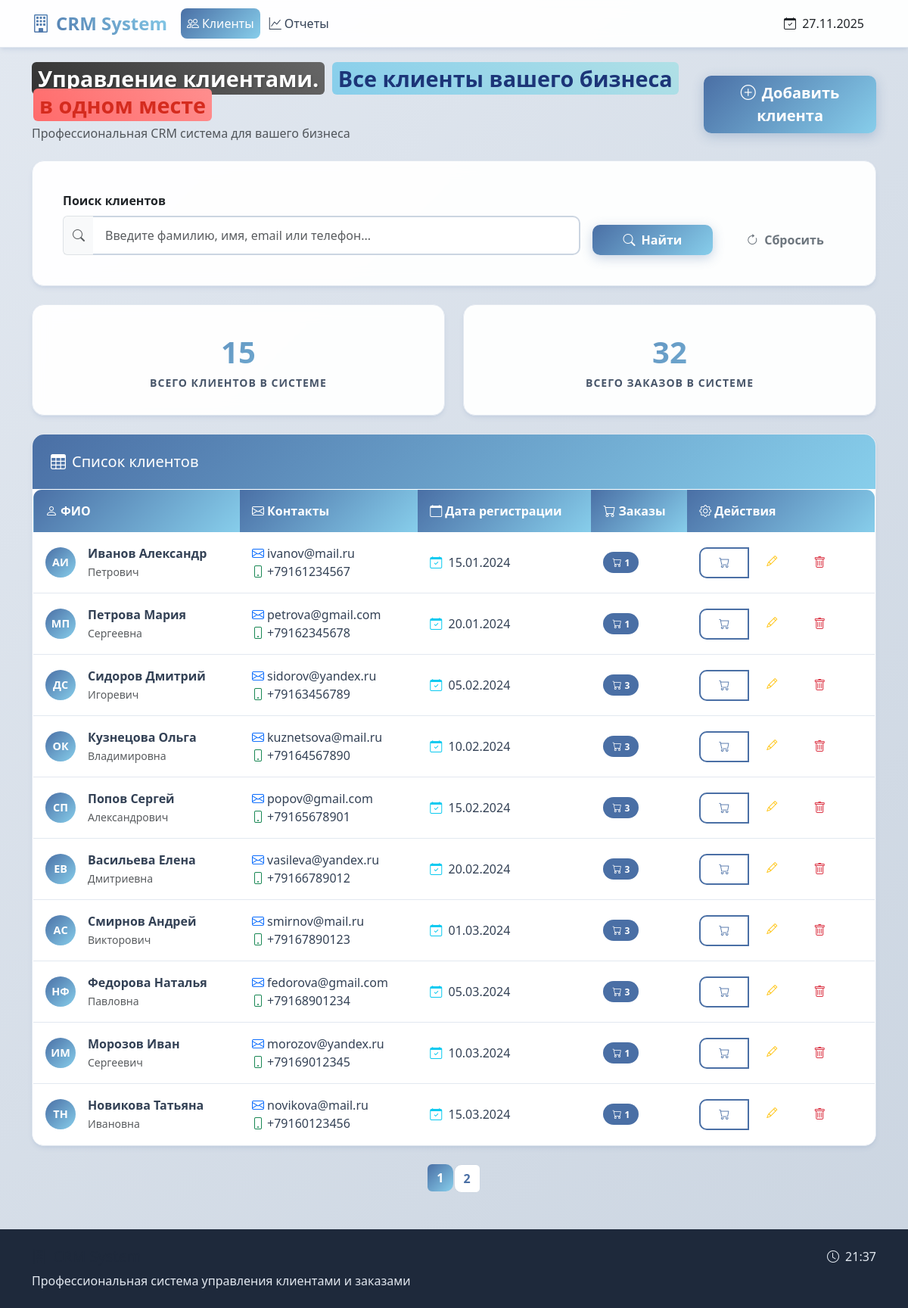
The page / on the database its author committed.
### models.py (models this page shows)
class Customer(db.Model):
    id = db.Column(db.Integer, primary_key=True)
    last_name = db.Column(db.String(100), nullable=False)
    first_name = db.Column(db.String(100), nullable=False)
    middle_name = db.Column(db.String(100))
    email = db.Column(db.String(100))
    phone = db.Column(db.String(20))
    registration_date = db.Column(db.Date, nullable=False, default=datetime.utcnow)
    notes = db.Column(db.Text)
    orders = db.relationship('Order', backref='customer', lazy=True, cascade='all, delete-orphan')

### app.py (the view)
@app.route('/')
def index():
    search_query = request.args.get('search', '')
    page = request.args.get('page', 1, type=int)
    if search_query:
        customers = Customer.query.filter(
            db.or_(
                Customer.last_name.ilike(f'%{search_query}%'),
                Customer.first_name.ilike(f'%{search_query}%'),
                Customer.email.ilike(f'%{search_query}%'),
                Customer.phone.ilike(f'%{search_query}%')
            )
        ).paginate(page=page, per_page=10, error_out=False)
    else:
        customers = Customer.query.paginate(page=page, per_page=10, error_out=False)
    total_customers = Customer.query.count()
    total_orders = Order.query.count()
    return render_template('customers.html',
                         customers=customers,
                         search_query=search_query,
                         total_customers=total_customers,
                         total_orders=total_orders)

### app.py (called while the page is built)
@app.context_processor
def inject_now():
    return {'now': datetime.now()}

### templates/customers.html (shortened to what this page needs)
{% extends "base.html" %}
{% block content %}
<div class="row mb-4">
    <div class="col-12">
        <div class="d-flex justify-content-between align-items-center">
            <div>
                <h1 class="h3 mb-2">
                    <span class="russian-flag-text">
                        <span class="flag-white">Управление клиентами.</span>
                        <span class="flag-blue"> Все клиенты вашего бизнеса</span>
                        <span class="flag-red"> в одном месте</span>
                    </span>
                </h1>
                <p class="text-muted mb-0">Профессиональная CRM система для вашего бизнеса</p>
            </div>
            <a href="{{ url_for('new_customer') }}" class="btn btn-primary btn-lg">
                <i class="bi bi-plus-circle me-2"></i>Добавить клиента
            </a>
        </div>
    </div>
</div>
<div class="card search-box mb-4">
    <div class="card-body">
        <form method="get" class="row g-3 align-items-end">
            <div class="col-md-8">
                <label class="form-label fw-bold">Поиск клиентов</label>
                <div class="input-group">
                    <span class="input-group-text bg-light border-end-0">
                        <i class="bi bi-search text-muted"></i>
                    </span>
                    <input type="text" name="search" class="form-control border-start-0"
                           placeholder="Введите фамилию, имя, email или телефон..."
                           value="{{ search_query }}">
                </div>
            </div>
            <div class="col-md-2">
                <button type="submit" class="btn btn-primary w-100">
                    <i class="bi bi-search me-2"></i>Найти
                </button>
            </div>
            <div class="col-md-2">
                <a href="{{ url_for('index') }}" class="btn btn-outline-secondary w-100">
                    <i class="bi bi-arrow-clockwise me-2"></i>Сбросить
                </a>
            </div>
        </form>
    </div>
</div>
<div class="row mb-4">
    <div class="col-md-6">
        <div class="stat-card">
            <div class="stat-number">{{ total_customers }}</div>
            <div class="stat-label">Всего клиентов в системе</div>
        </div>
    </div>
    <div class="col-md-6">
        <div class="stat-card">
            <div class="stat-number">{{ total_orders }}</div>
            <div class="stat-label">Всего заказов в системе</div>
        </div>
    </div>
</div>
<div class="card">
    <div class="card-header">
        <h5 class="card-title mb-0">
            <i class="bi bi-table me-2"></i>Список клиентов
        </h5>
    </div>
    <div class="card-body p-0">
        <div class="table-responsive">
            <table class="table table-hover mb-0">
                <thead>
                    <tr>
                        <th><i class="bi bi-person me-1"></i>ФИО</th>
                        <th><i class="bi bi-envelope me-1"></i>Контакты</th>
                        <th><i class="bi bi-calendar me-1"></i>Дата регистрации</th>
                        <th><i class="bi bi-cart me-1"></i>Заказы</th>
                        <th><i class="bi bi-gear me-1"></i>Действия</th>
                    </tr>
                </thead>
                <tbody>
                    {% if customers and customers.items %}
                        {% for customer in customers.items %}
                        <tr>
                            <td>
                                <div class="d-flex align-items-center">
                                    <div class="avatar bg-primary text-white rounded-circle d-flex align-items-center justify-content-center me-3"
                                         style="width: 40px; height: 40px; font-size: 0.9rem;">
                                        {{ customer.first_name[0] }}{{ customer.last_name[0] }}
                                    </div>
                                    <div>
                                        <strong>{{ customer.last_name }} {{ customer.first_name }}</strong>
                                        {% if customer.middle_name %}
                                        <br><small class="text-muted">{{ customer.middle_name }}</small>
                                        {% endif %}
                                    </div>
                                </div>
                            </td>
                            <td>
                                {% if customer.email %}
                                <div><i class="bi bi-envelope me-1 text-primary"></i>{{ customer.email }}</div>
                                {% endif %}
                                {% if customer.phone %}
                                <div><i class="bi bi-phone me-1 text-success"></i>{{ customer.phone }}</div>
                                {% endif %}
                            </td>
                            <td>
                                <i class="bi bi-calendar-check me-1 text-info"></i>
                                {{ customer.registration_date.strftime('%d.%m.%Y') }}
                            </td>
                            <td>
                                <span class="badge bg-primary rounded-pill">
                                    <i class="bi bi-cart me-1"></i>{{ customer.orders|length }}
                                </span>
                            </td>
                            <td>
                                <div class="btn-group btn-group-sm">
                                    <a href="{{ url_for('customer_orders', customer_id=customer.id) }}"
                                       class="btn btn-outline-primary"
                                       data-bs-toggle="tooltip" title="Заказы">
                                        <i class="bi bi-cart"></i>
                                    </a>
                                    <a href="{{ url_for('edit_customer', customer_id=customer.id) }}"
                                       class="btn btn-outline-warning"
                                       data-bs-toggle="tooltip" title="Редактировать">
                                        <i class="bi bi-pencil"></i>
                                    </a>
                                    <form method="post" action="{{ url_for('delete_customer', customer_id=customer.id) }}"
                                          class="d-inline">
                                        <button type="submit"
                                                class="btn btn-outline-danger"
                                                data-bs-toggle="tooltip"
                                                title="Удалить"
                                                onclick="return confirm('Вы уверены, что хотите удалить клиента?')">
                                            <i class="bi bi-trash"></i>
                                        </button>
                                    </form>
                                </div>
                            </td>
                        </tr>
                        {% endfor %}
                    {% endif %}
                </tbody>
            </table>
        </div>
    </div>
</div>
{% if customers and customers.pages > 1 %}
<nav class="mt-4">
    <ul class="pagination justify-content-center">
        {% for page_num in customers.iter_pages() %}
            {% if page_num %}
                <li class="page-item {% if page_num == customers.page %}active{% endif %}">
                    <a class="page-link" href="{{ url_for('index', page=page_num, search=search_query) }}">
                        {{ page_num }}
                    </a>
                </li>
            {% else %}
                <li class="page-item disabled"><span class="page-link">...</span></li>
            {% endif %}
        {% endfor %}
    </ul>
</nav>
{% endif %}
{% endblock %}

### static/style.css (style rules this page uses)
:root { --primary: #4a6fa5; --primary-dark: #3a5a8c; --primary-light: #6b8cbc; --secondary: #6c757d; --accent: #87ceeb; --success: #5cb85c; --info: #5bc0de; --warning: #f0ad4e; --danger: #d9534f; --light: #f8f9fa; --dark: #343a40; --gray-100: #f8f9fa; --gray-200: #e9ecef; --gray-300: #dee2e6; --gray-400: #ced4da; --gray-500: #adb5bd; --gray-600: #6c757d; --gray-700: #495057; --gray-800: #343a40; --gray-900: #212529; --blue-gray-50: #f8fafc; --blue-gray-100: #f1f5f9; --blue-gray-200: #e2e8f0; --blue-gray-300: #cbd5e1; --blue-gray-400: #94a3b8; --blue-gray-500: #64748b; --blue-gray-600: #475569; --blue-gray-700: #334155; --blue-gray-800: #1e293b; --blue-gray-900: #0f172a; --gradient: linear-gradient(135deg, #4a6fa5 0%, #87ceeb 100%); --gradient-light: linear-gradient(135deg, #6b8cbc 0%, #b0e0e6 100%); --shadow: 0 4px 6px -1px rgba(74, 111, 165, 0.1), 0 2px 4px -1px rgba(74, 111, 165, 0.06); --shadow-lg: 0 10px 15px -3px rgba(74, 111, 165, 0.1), 0 4px 6px -2px rgba(74, 111, 165, 0.05); }
* { margin: 0; padding: 0; box-sizing: border-box; }
body { font-family: 'Segoe UI', Tahoma, Geneva, Verdana, sans-serif; background: linear-gradient(135deg, #e2e8f0 0%, #cbd5e1 100%); min-height: 100vh; color: var(--blue-gray-800); }
.card { border: none; border-radius: 16px; box-shadow: var(--shadow); backdrop-filter: blur(10px); background: rgba(255, 255, 255, 0.95); transition: all 0.3s ease; overflow: hidden; border: 1px solid var(--blue-gray-200); }
.card-header { background: var(--gradient) !important; color: white; border: none; padding: 1.5rem; font-weight: 600; }
.btn { border-radius: 10px; font-weight: 600; transition: all 0.3s ease; border: none; padding: 0.5rem 1.5rem; }
.btn-primary { background: var(--gradient); box-shadow: 0 4px 15px rgba(74, 111, 165, 0.3); }
.btn-outline-primary { border: 2px solid var(--primary); color: var(--primary); background: transparent; }
.table { background: white; border-radius: 12px; overflow: hidden; box-shadow: var(--shadow); border: 1px solid var(--blue-gray-200); }
.table thead th { background: var(--gradient); color: white; border: none; font-weight: 600; padding: 1rem; }
.table tbody td { padding: 1rem; border-color: var(--blue-gray-200); vertical-align: middle; color: var(--blue-gray-700); }
.table tbody tr { transition: all 0.3s ease; background: white; }
.form-control, .form-select { border-radius: 10px; border: 2px solid var(--blue-gray-300); padding: 0.75rem 1rem; transition: all 0.3s ease; background: white; color: var(--blue-gray-700); }
.badge { border-radius: 8px; padding: 0.5rem 0.75rem; font-weight: 600; }
.badge.bg-primary { background: var(--primary) !important; }
.stat-card { background: rgba(255, 255, 255, 0.95); border-radius: 16px; padding: 2rem; text-align: center; box-shadow: var(--shadow); transition: all 0.3s ease; backdrop-filter: blur(10px); border: 1px solid var(--blue-gray-200); }
.stat-number { font-size: 2.5rem; font-weight: 700; background: var(--gradient); -webkit-background-clip: text; -webkit-text-fill-color: transparent; background-clip: text; }
.stat-label { color: var(--blue-gray-600); font-weight: 600; text-transform: uppercase; letter-spacing: 1px; font-size: 0.875rem; }
.search-box { background: rgba(255, 255, 255, 0.95); border-radius: 16px; padding: 1.5rem; box-shadow: var(--shadow); backdrop-filter: blur(10px); border: 1px solid var(--blue-gray-200); }
.pagination .page-link { border: none; border-radius: 10px; margin: 0 2px; color: var(--primary); font-weight: 600; background: white; border: 1px solid var(--blue-gray-300); }
.pagination .page-item.active .page-link { background: var(--gradient); border: none; color: white; }
.avatar { background: var(--gradient) !important; font-weight: 600; }
.text-white { color: white !important; }
h1, h2, h3, h4, h5, h6 { color: var(--blue-gray-800); }
a { color: var(--primary); text-decoration: none; transition: color 0.3s ease; }

### templates/customers.html (style rules this page uses)
.russian-flag-text { font-weight: 700; font-size: 1.8rem; }
.flag-white { color: white; text-shadow: 1px 1px 2px rgba(0,0,0,0.3); background: linear-gradient(45deg, #333, #666); padding: 2px 8px; border-radius: 6px; }
.flag-blue { color: #1c3578; background: linear-gradient(45deg, #87ceeb, #b0e0e6); padding: 2px 8px; border-radius: 6px; margin: 0 2px; }
.flag-red { color: #d52b1e; background: linear-gradient(45deg, #ff6b6b, #ff8e8e); padding: 2px 8px; border-radius: 6px; margin: 0 2px; }

### rows shown on the page
Customer: first_name "А", last_name "И", last_name "Иванов", first_name "Александр", middle_name "Петрович", email "ivanov@mail.ru", phone "+79161234567", registration_date "15.01.2024", orders|length "1"
Customer: first_name "М", last_name "П", last_name "Петрова", first_name "Мария", middle_name "Сергеевна", email "petrova@gmail.com", phone "+79162345678", registration_date "20.01.2024", orders|length "1"
Customer: first_name "Д", last_name "С", last_name "Сидоров", first_name "Дмитрий", middle_name "Игоревич", email "sidorov@yandex.ru", phone "+79163456789", registration_date "05.02.2024", orders|length "3"
Customer: first_name "О", last_name "К", last_name "Кузнецова", first_name "Ольга", middle_name "Владимировна", email "kuznetsova@mail.ru", phone "+79164567890", registration_date "10.02.2024", orders|length "3"
Customer: first_name "С", last_name "П", last_name "Попов", first_name "Сергей", middle_name "Александрович", email "popov@gmail.com", phone "+79165678901", registration_date "15.02.2024", orders|length "3"
Customer: first_name "Е", last_name "В", last_name "Васильева", first_name "Елена", middle_name "Дмитриевна", email "vasileva@yandex.ru", phone "+79166789012", registration_date "20.02.2024", orders|length "3"
Customer: first_name "А", last_name "С", last_name "Смирнов", first_name "Андрей", middle_name "Викторович", email "smirnov@mail.ru", phone "+79167890123", registration_date "01.03.2024", orders|length "3"
Customer: first_name "Н", last_name "Ф", last_name "Федорова", first_name "Наталья", middle_name "Павловна", email "fedorova@gmail.com", phone "+79168901234", registration_date "05.03.2024", orders|length "3"
Customer: first_name "И", last_name "М", last_name "Морозов", first_name "Иван", middle_name "Сергеевич", email "morozov@yandex.ru", phone "+79169012345", registration_date "10.03.2024", orders|length "1"
Customer: first_name "Т", last_name "Н", last_name "Новикова", first_name "Татьяна", middle_name "Ивановна", email "novikova@mail.ru", phone "+79160123456", registration_date "15.03.2024", orders|length "1"

### other values the page prints
{{ total_customers }} "15"
{{ total_orders }} "32"
{{ page_num }} "1" "2"
